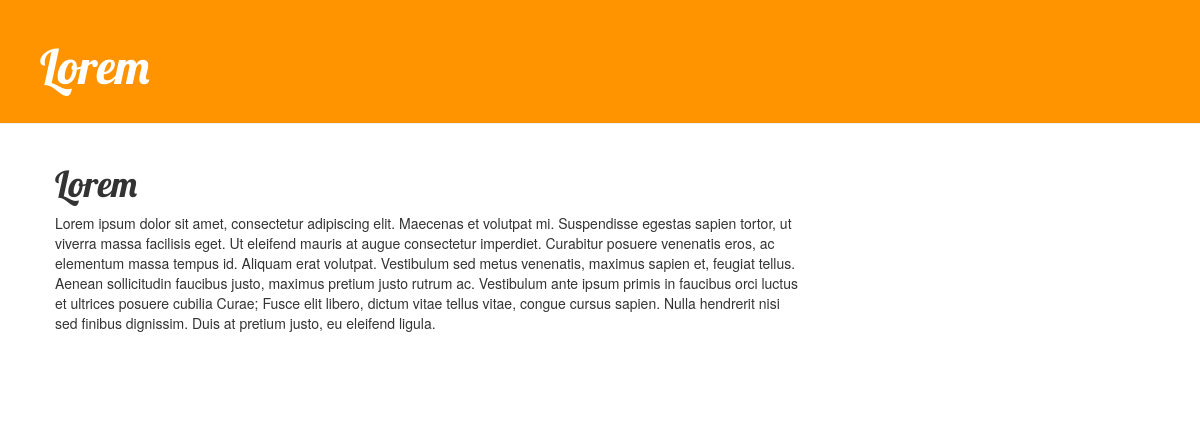
The app's page /post/1/ with its own data.
### blog/models.py (models this page shows, shortened)
class Post(models.Model):
    author = models.ForeignKey('auth.User')
    title = models.CharField(max_length = 200)
    text = models.TextField()
    created_date = models.DateTimeField(default = timezone.now)
    published_date = models.DateTimeField(blank = True, null = True)

### blog/views.py (the view)
# urls.py: url(r'^post/(?P<pk>[0-9]+)/$', views.post_detail, name='post_detail'),
def post_detail(request, pk):
    post = get_object_or_404(Post, pk=pk)
    return render(request, 'blog/post_detail.html', {'post': post})

### blog/templates/blog/post_detail.html (shortened to what this page needs)
{% extends 'blog/base.html' %}
{% block content %}
    <div class="post">
        <h1>{{ post.title }}</h1>
        <p>{{ post.text|linebreaks }}</p>
    </div>
{% endblock %}

### blog/templates/blog/base.html (shortened to what this page needs)
{% load staticfiles %}
<html>
    <head>
        <link rel="stylesheet" href="//maxcdn.bootstrapcdn.com/bootstrap/3.2.0/css/bootstrap.min.css">
        <link rel="stylesheet" href="//maxcdn.bootstrapcdn.com/bootstrap/3.2.0/css/bootstrap-theme.min.css">
        <link rel="stylesheet" href="{% static 'css/blog.css' %}">
    </head>
    <body>
        <div class="page-header">
            <h1><a href="{% url 'post_detail' pk=post.pk %}">{{ post.title }}</a></h1>
        </div>
        <div class="content container">
            <div class="row">
                <div class="col-md-8">
                {% block content %}
                {% endblock %}
                </div>
            </div>
        </div>
    </body>
</html>

### blog/static/css/blog.css (style rules this page uses)
h1 a { color: #FCA205; font-family: 'Lobster'; }
.page-header { background-color: #ff9400; margin-top: 0; padding: 20px 20px 20px 40px; }
.page-header h1, .page-header h1 a, .page-header h1 a:visited, .page-header h1 a:active { color: #ffffff; font-size: 36pt; text-decoration: none; }
.content { margin-left: 40px; }
h1, h2, h3, h4 { font-family: 'Lobster', cursive; }
.post { margin-bottom: 70px; }

### records on screen
Post: title "Lorem", text "Lorem ipsum dolor sit amet, consectetur adipiscing elit. Maecenas et volutpat mi. Suspendisse egestas sapien tortor, ut viverra massa facilisis eget. Ut eleifend mauris at augue consectetur imperdiet. Curabitur posuere venenatis eros, ac elementum massa tempus id. Aliquam erat volutpat. Vestibulum sed metus venenatis, maximus sapien et, feugiat tellus. Aenean sollicitudin faucibus justo, maximus pretium justo rutrum ac. Vestibulum ante ipsum primis in faucibus orci luctus et ultrices posuere cubilia Curae; Fusce elit libero, dictum vitae tellus vitae, congue cursus sapien. Nulla hendrerit nisi sed finibus dignissim. Duis at pretium justo, eu eleifend ligula."
